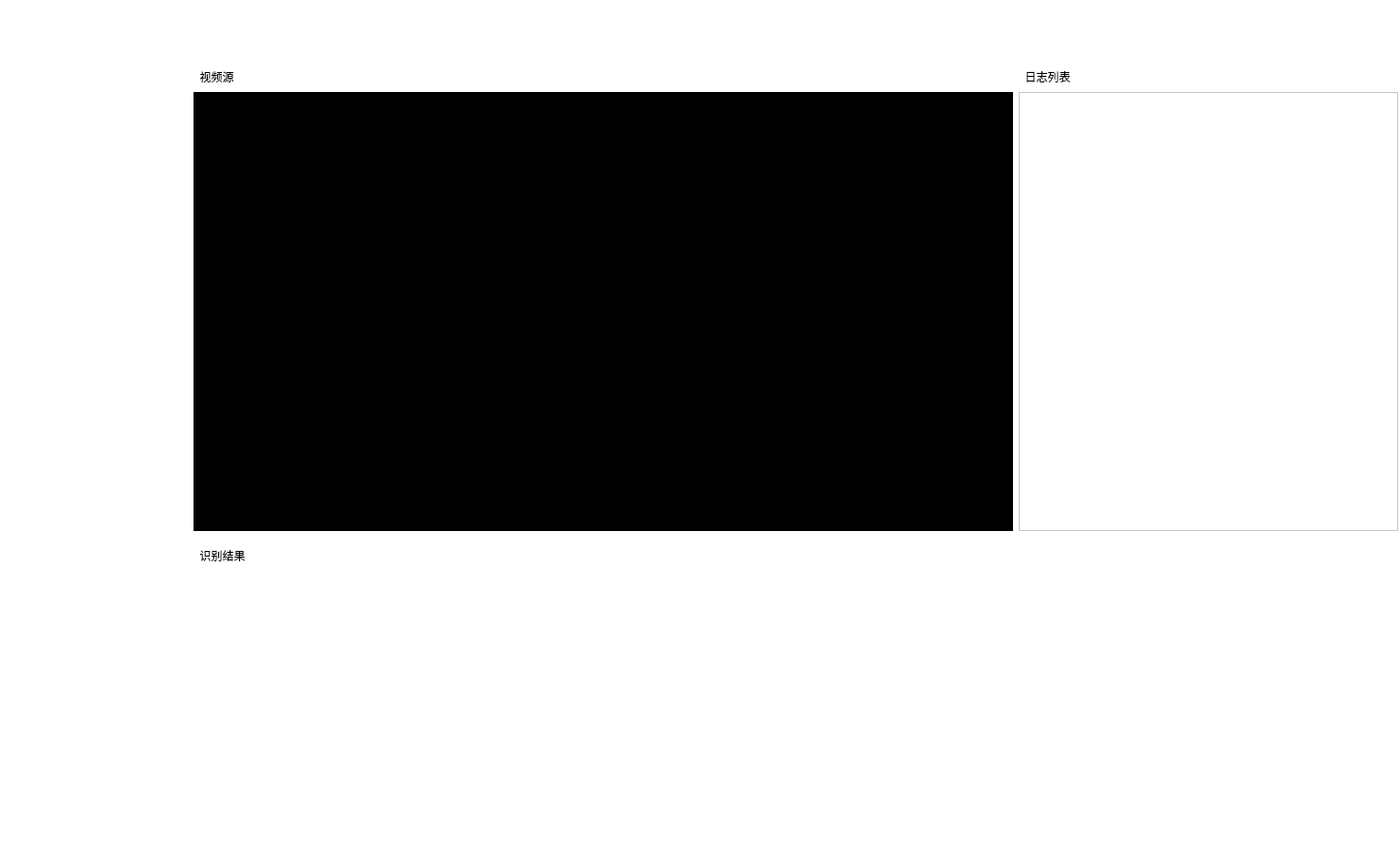
<?xml version="1.0" encoding="UTF-8"?>
<ui version="4.0">
 <class>FaceRecognition</class>
 <widget class="QMainWindow" name="FaceRecognition">
  <property name="geometry">
   <rect>
    <x>0</x>
    <y>0</y>
    <width>1476</width>
    <height>908</height>
   </rect>
  </property>
  <property name="windowTitle">
   <string>人脸识别系统</string>
  </property>
  <property name="windowIcon">
   <iconset resource="resource.qrc">
    <normaloff>:/images/icon.png</normaloff>:/images/icon.png</iconset>
  </property>
  <widget class="QWidget" name="centralwidget">
   <property name="styleSheet">
    <string notr="true">background-color: rgb(255, 255, 255);</string>
   </property>
   <layout class="QGridLayout" name="gridLayout">
    <property name="leftMargin">
     <number>0</number>
    </property>
    <property name="topMargin">
     <number>0</number>
    </property>
    <property name="rightMargin">
     <number>0</number>
    </property>
    <property name="bottomMargin">
     <number>0</number>
    </property>
    <property name="spacing">
     <number>0</number>
    </property>
    <item row="0" column="0">
     <layout class="QVBoxLayout" name="verticalLayout" stretch="0,1">
      <property name="spacing">
       <number>0</number>
      </property>
      <item>
       <widget class="Top" name="topWg" native="true">
        <property name="minimumSize">
         <size>
          <width>0</width>
          <height>61</height>
         </size>
        </property>
        <property name="maximumSize">
         <size>
          <width>16777215</width>
          <height>61</height>
         </size>
        </property>
       </widget>
      </item>
      <item>
       <layout class="QHBoxLayout" name="horizontalLayout" stretch="0,1">
        <property name="spacing">
         <number>0</number>
        </property>
        <property name="bottomMargin">
         <number>0</number>
        </property>
        <item>
         <widget class="Left" name="leftWg" native="true">
          <property name="minimumSize">
           <size>
            <width>200</width>
            <height>0</height>
           </size>
          </property>
          <property name="maximumSize">
           <size>
            <width>300</width>
            <height>16777215</height>
           </size>
          </property>
          <property name="styleSheet">
           <string notr="true"/>
          </property>
         </widget>
        </item>
        <item>
         <widget class="QWidget" name="middleWg" native="true">
          <layout class="QGridLayout" name="gridLayout_3">
           <property name="leftMargin">
            <number>4</number>
           </property>
           <property name="topMargin">
            <number>4</number>
           </property>
           <property name="rightMargin">
            <number>2</number>
           </property>
           <property name="bottomMargin">
            <number>2</number>
           </property>
           <item row="0" column="0">
            <layout class="QGridLayout" name="gridLayout_2" rowstretch="1,0,0">
             <item row="0" column="0">
              <layout class="QHBoxLayout" name="horizontalLayout_5" stretch="1,0">
               <item>
                <layout class="QVBoxLayout" name="verticalLayout_18">
                 <property name="spacing">
                  <number>2</number>
                 </property>
                 <property name="bottomMargin">
                  <number>4</number>
                 </property>
                 <item>
                  <widget class="QLabel" name="label_17">
                   <property name="sizePolicy">
                    <sizepolicy hsizetype="Preferred" vsizetype="Preferred">
                     <horstretch>0</horstretch>
                     <verstretch>0</verstretch>
                    </sizepolicy>
                   </property>
                   <property name="minimumSize">
                    <size>
                     <width>0</width>
                     <height>30</height>
                    </size>
                   </property>
                   <property name="maximumSize">
                    <size>
                     <width>16777215</width>
                     <height>27</height>
                    </size>
                   </property>
                   <property name="styleSheet">
                    <string notr="true">font: 12pt &quot;微软雅黑&quot;;
background-image: url(:/images/bglb.png);</string>
                   </property>
                   <property name="text">
                    <string>  视频源</string>
                   </property>
                  </widget>
                 </item>
                 <item>
                  <widget class="QGraphicsView" name="mainVideoGv">
                   <property name="sizePolicy">
                    <sizepolicy hsizetype="Preferred" vsizetype="Preferred">
                     <horstretch>0</horstretch>
                     <verstretch>0</verstretch>
                    </sizepolicy>
                   </property>
                   <property name="minimumSize">
                    <size>
                     <width>300</width>
                     <height>200</height>
                    </size>
                   </property>
                   <property name="styleSheet">
                    <string notr="true">background-color: rgb(0, 0, 0);</string>
                   </property>
                   <property name="frameShape">
                    <enum>QFrame::Box</enum>
                   </property>
                   <property name="verticalScrollBarPolicy">
                    <enum>Qt::ScrollBarAlwaysOff</enum>
                   </property>
                   <property name="horizontalScrollBarPolicy">
                    <enum>Qt::ScrollBarAlwaysOff</enum>
                   </property>
                   <property name="resizeAnchor">
                    <enum>QGraphicsView::AnchorViewCenter</enum>
                   </property>
                  </widget>
                 </item>
                </layout>
               </item>
               <item>
                <layout class="QVBoxLayout" name="verticalLayout_19">
                 <property name="spacing">
                  <number>2</number>
                 </property>
                 <property name="bottomMargin">
                  <number>4</number>
                 </property>
                 <item>
                  <widget class="QLabel" name="label_21">
                   <property name="minimumSize">
                    <size>
                     <width>0</width>
                     <height>30</height>
                    </size>
                   </property>
                   <property name="maximumSize">
                    <size>
                     <width>16777215</width>
                     <height>27</height>
                    </size>
                   </property>
                   <property name="styleSheet">
                    <string notr="true">font: 12pt &quot;微软雅黑&quot;;
background-image: url(:/images/bglb.png);</string>
                   </property>
                   <property name="text">
                    <string>  日志列表</string>
                   </property>
                  </widget>
                 </item>
                 <item>
                  <widget class="QTextBrowser" name="logTB">
                   <property name="minimumSize">
                    <size>
                     <width>400</width>
                     <height>0</height>
                    </size>
                   </property>
                   <property name="styleSheet">
                    <string notr="true">color: rgb(255, 0, 0);
font: 14pt &quot;微软雅黑&quot;;</string>
                   </property>
                   <property name="html">
                    <string>&lt;!DOCTYPE HTML PUBLIC &quot;-//W3C//DTD HTML 4.0//EN&quot; &quot;http://www.w3.org/TR/REC-html40/strict.dtd&quot;&gt;
&lt;html&gt;&lt;head&gt;&lt;meta name=&quot;qrichtext&quot; content=&quot;1&quot; /&gt;&lt;style type=&quot;text/css&quot;&gt;
p, li { white-space: pre-wrap; }
&lt;/style&gt;&lt;/head&gt;&lt;body style=&quot; font-family:'微软雅黑'; font-size:14pt; font-weight:400; font-style:normal;&quot;&gt;
&lt;p style=&quot;-qt-paragraph-type:empty; margin-top:0px; margin-bottom:0px; margin-left:0px; margin-right:0px; -qt-block-indent:0; text-indent:0px; font-family:'Ubuntu'; font-size:11pt;&quot;&gt;&lt;br /&gt;&lt;/p&gt;&lt;/body&gt;&lt;/html&gt;</string>
                   </property>
                  </widget>
                 </item>
                </layout>
               </item>
              </layout>
             </item>
             <item row="2" column="0">
              <widget class="FaceRecogResultList" name="resultWg" native="true">
               <property name="minimumSize">
                <size>
                 <width>0</width>
                 <height>300</height>
                </size>
               </property>
              </widget>
             </item>
             <item row="1" column="0">
              <widget class="QLabel" name="label_19">
               <property name="sizePolicy">
                <sizepolicy hsizetype="Preferred" vsizetype="Preferred">
                 <horstretch>0</horstretch>
                 <verstretch>0</verstretch>
                </sizepolicy>
               </property>
               <property name="minimumSize">
                <size>
                 <width>0</width>
                 <height>30</height>
                </size>
               </property>
               <property name="maximumSize">
                <size>
                 <width>16777215</width>
                 <height>27</height>
                </size>
               </property>
               <property name="styleSheet">
                <string notr="true">font: 12pt &quot;微软雅黑&quot;;
background-image: url(:/images/bglb.png);</string>
               </property>
               <property name="text">
                <string>  识别结果</string>
               </property>
              </widget>
             </item>
            </layout>
           </item>
          </layout>
         </widget>
        </item>
       </layout>
      </item>
     </layout>
    </item>
   </layout>
  </widget>
 </widget>
 <customwidgets>
  <customwidget>
   <class>Top</class>
   <extends>QWidget</extends>
   <header>top.h</header>
   <container>1</container>
  </customwidget>
  <customwidget>
   <class>Left</class>
   <extends>QWidget</extends>
   <header>left.h</header>
   <container>1</container>
  </customwidget>
  <customwidget>
   <class>FaceRecogResultList</class>
   <extends>QWidget</extends>
   <header>facerecogresultlist.h</header>
   <container>1</container>
  </customwidget>
 </customwidgets>
 <resources>
  <include location="resource.qrc"/>
 </resources>
 <connections/>
</ui>
